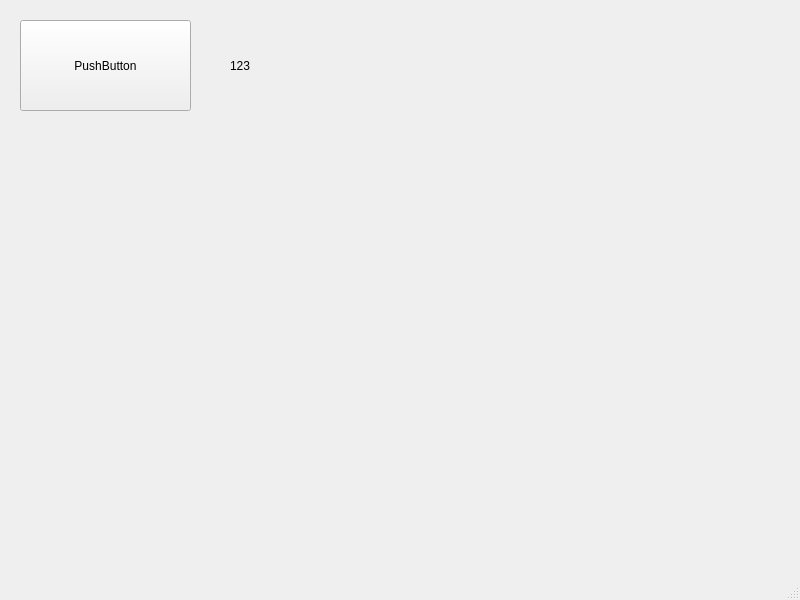
<?xml version="1.0" encoding="UTF-8"?>
<ui version="4.0">
 <class>MainWindow</class>
 <widget class="QMainWindow" name="MainWindow">
  <property name="geometry">
   <rect>
    <x>0</x>
    <y>0</y>
    <width>800</width>
    <height>600</height>
   </rect>
  </property>
  <property name="windowTitle">
   <string>MainWindow</string>
  </property>
  <widget class="QWidget" name="centralwidget">
   <widget class="QLabel" name="label">
    <property name="geometry">
     <rect>
      <x>230</x>
      <y>0</y>
      <width>201</width>
      <height>131</height>
     </rect>
    </property>
    <property name="text">
     <string>123</string>
    </property>
   </widget>
   <widget class="QPushButton" name="pushButton">
    <property name="geometry">
     <rect>
      <x>20</x>
      <y>20</y>
      <width>171</width>
      <height>91</height>
     </rect>
    </property>
    <property name="text">
     <string>PushButton</string>
    </property>
   </widget>
  </widget>
  <widget class="QMenuBar" name="menubar">
   <property name="geometry">
    <rect>
     <x>0</x>
     <y>0</y>
     <width>800</width>
     <height>26</height>
    </rect>
   </property>
  </widget>
  <widget class="QStatusBar" name="statusbar"/>
 </widget>
 <resources/>
 <connections/>
</ui>
